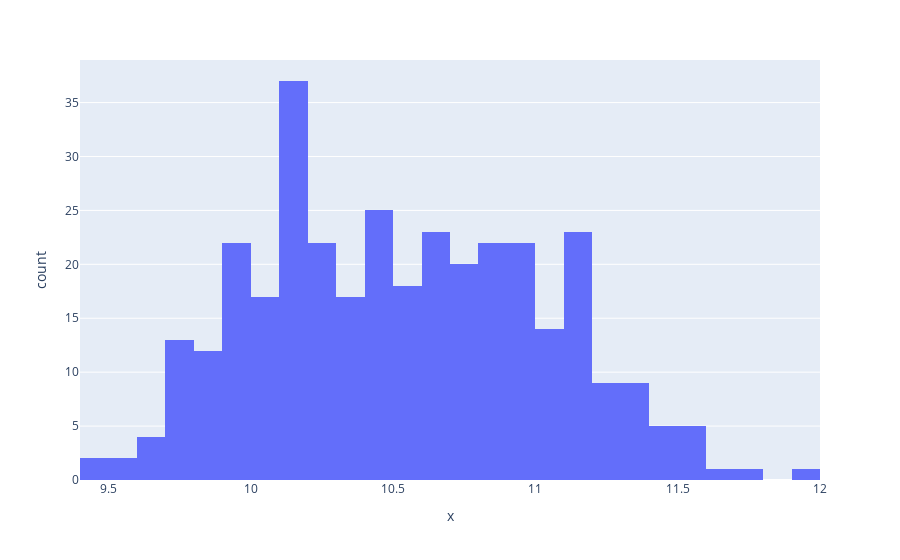

Notebook cell for this chart:
### Markdown cell above
due to skewness, i will try to np.log on median income

### Code cell
px.histogram(df, x=np.log1p(df["earnings.4_yr.overall_median_earnings"]))

### Figure 1 — Plotly figure (JSON) as saved in the notebook; plotly's stock layout.template omitted (floating-point values rounded to 4 significant figures; data arrays with more than 128 entries replaced by an {"elided": "..."} marker saying what was removed)
{"data": [{"bingroup": "x", "hovertemplate": "x=%{x}<br>count=%{y}<extra></extra>", "legendgroup": "", "marker": {"color": "#636efa", "pattern": {"shape": ""}}, "name": "", "orientation": "v", "showlegend": false, "type": "histogram", "x": {"elided": "346 float values"}, "xaxis": "x", "yaxis": "y"}], "layout": {"barmode": "relative", "legend": {"tracegroupgap": 0}, "margin": {"t": 60}, "xaxis": {"anchor": "y", "domain": [0, 1], "title": {"text": "x"}}, "yaxis": {"anchor": "x", "domain": [0, 1], "title": {"text": "count"}}}}
